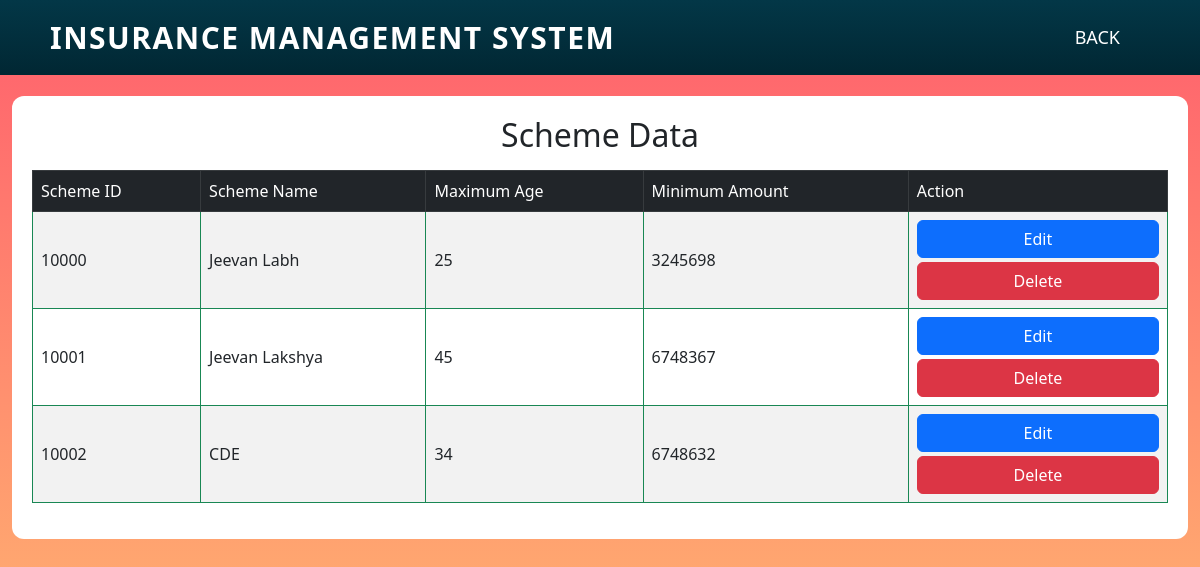
/scheme/modified.php (signed in), run on an earlier commit of the app's database.
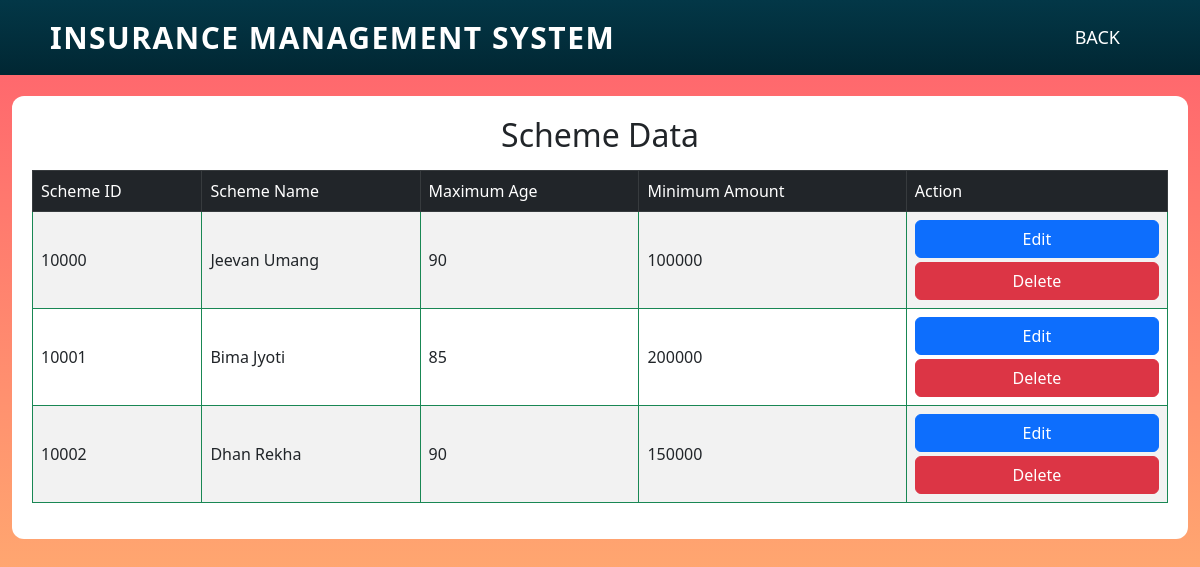
And on a later commit of the database.
### tables this page shows
CREATE TABLE `scheme` (
  `schemeID` int(20) NOT NULL,
  `Name` varchar(150) NOT NULL,
  `MaxAge` int(3) NOT NULL,
  `MinAmount` int(15) NOT NULL
);

### scheme/modified.php (the view, shortened to what this page needs)
<?php
require "../connection.php";
$sql = "select * from scheme";
$result = mysqli_query($conn,$sql);
?>
<!DOCTYPE html>
<html lang="en">
<head>
	<link rel="stylesheet" href="../css/bootstrap.css">
	<link rel="stylesheet" href="../style/login.css">
</head>
<body>
<nav>
		<div class="logo">
			<p>Insurance Management System</p>
		</div>
		<ul>
			<li><a href="../login.php">Back</a></li>
		</ul>
	</nav>
<div class="container-fluid" style="padding-top: 12vh;">
	<div class="login" style="width:100%; height:85%; overflow-y: scroll;">
		<h2 class="text-center mb-3">Scheme Data</h2>
		<table class="table table-bordered border-success table-striped table-hover align-middle">
			<thead class="table-dark align-middle">
				<tr>
					<td>Scheme ID</td>
					<td>Scheme Name</td>
					<td>Maximum Age</td>
					<td>Minimum Amount</td>
					<td>Action</td>
				</tr>
			</thead>
			<tbody>
				<?php
		while($row = mysqli_fetch_object($result)){
	?>
			<tr>
				<td>
					<?php echo $row->schemeID;?>
				</td>
				<td>
					<?php echo $row->Name;?>
				</td>
				<td>
					<?php echo $row->MaxAge;?>
				</td>
				<td>
					<?php echo $row->MinAmount;?>
				</td>
				<td><?php if(isset($_SESSION['admin'])) { ?>
                    <a class="btn btn-primary w-100 mb-1" href="update.php?editid=<?php echo $row->schemeID;?>">Edit</a>
				<a class="btn btn-danger w-100" href="modified.php?delid=<?php echo $row->schemeID;?>" onclick="return confirm('Are You Sure')">Delete</a><?php } ?></td>
			</tr>
		<?php } ?>
	</tbody>
        </table>
</body>
</html>

What changed in the data, as far as the page shows it:
changed scheme id 10000: Name "Jeevan Labh" → "Jeevan Umang"; MaxAge "25" → "90"; MinAmount "3245698" → "100000"
changed scheme id 10001: Name "Jeevan Lakshya" → "Bima Jyoti"; MaxAge "45" → "85"; MinAmount "6748367" → "200000"
changed scheme id 10002: Name "CDE" → "Dhan Rekha"; MaxAge "34" → "90"; MinAmount "6748632" → "150000"
